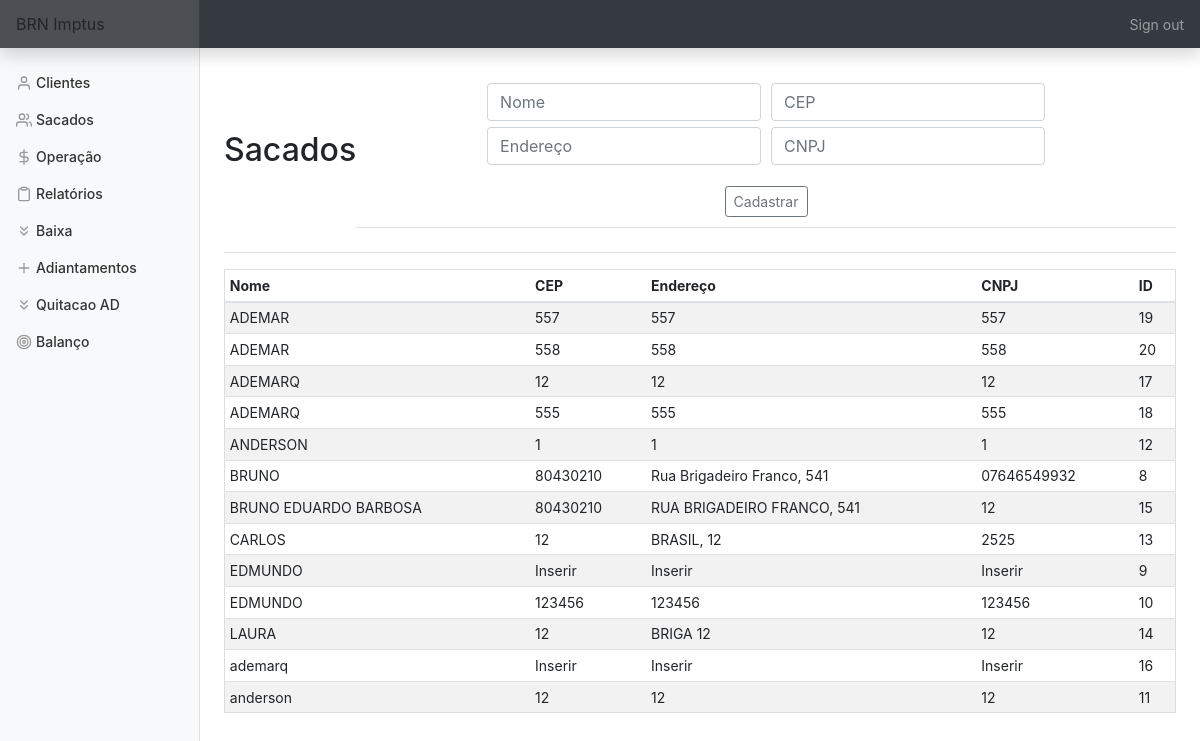
Before: /sacados (signed in) with the older database file.
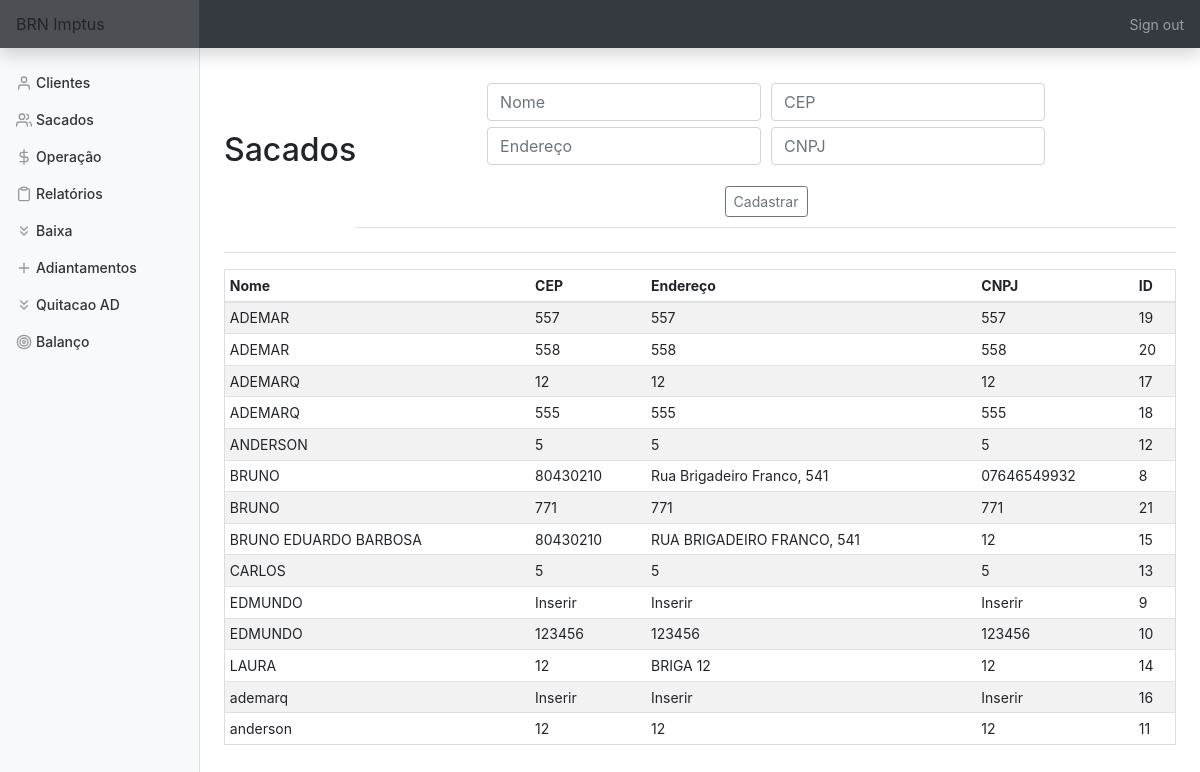
After: the same page with the newer database file.
### tables this page shows
CREATE TABLE sacados (id INTEGER PRIMARY KEY AUTOINCREMENT NOT NULL,
						nome TEXT NOT NULL,
						cep TEXT NOT NULL,
						endereço TEXT NOT NULL, cnpj TEXT);

### app.py (the view, shortened to what this page needs)
@app.route('/sacados', methods=['GET', 'POST'])
@login_required
def sacados():
    con = sqlite3.connect('brn.db')
    con.row_factory = sqlite3.Row
    cur = con.cursor()
    if request.method == 'GET':
        rows = cur.execute('SELECT * FROM sacados ORDER BY nome')
        rows = cur.fetchall()
        return render_template('sacados.html', rows=rows)

### app.py (called while the page is built)
@app.after_request
def after_request(response):
    response.headers["Cache-Control"] = "no-cache, no-store, must-revalidate"
    response.headers["Expires"] = 0
    response.headers["Pragma"] = "no-cache"
    return response

### helper.py (called while the page is built)
def login_required(f):
    @wraps(f)
    def decorated_function(*args, **kwargs):
        if session.get("user_id") is None:
            return redirect("/login")
        return f(*args, **kwargs)
    return decorated_function

### templates/sacados.html (shortened to what this page needs)
{% extends "layout.html" %}
{% block main %}
    <div class='d-flex justify-content-between flex-warp flex-md-nowrap align-items-center pt-3 pb-2 mb-3 border-bottom'>
        <h1 class='h2'>Sacados</h1>
        <div class='d-flex justify-content-between flex-warp flex-md-nowrap align-items-center pt-3 pb-2 mb-3 border-bottom'>
            <form action='sacados' method='POST'>
                <div class='form-group'>
                    <input name='nome' autofocus class='form-control' placeholder='Nome' type='text'>
                    <input name='cep' autofocus class='form-control' placeholder='CEP' type='number'>
                    <input name='endereco' autofocus class='form-control' placeholder='Endereço' type='text'>
                    <input name='cnpj' autofocus class='form-control' placeholder='CNPJ' type='text'>
                </div>
                <button type='submit' class='btn btn-sm btn-outline-secondary'>Cadastrar</button>
            </form>
        </div>
    </div>
    <div class='table-responsive'>
        <table class='table table-striped table-sm'>
            <thead>
                <tr>
                    <th>Nome</th>
                    <th>CEP</th>
                    <th>Endereço</th>
                    <th>CNPJ</th>
                    <th>ID</th>
                </tr>
            </thead>
            <tbody>
                {% for row in rows %}
                    <tr>
                        <td>{{ row['nome'] }}</td>
                        <td>{{ row['cep'] }}</td>
                        <td>{{ row['endereço'] }}</td>
                        <td>{{ row['cnpj'] }}</td>
                        <td>{{ row['id'] }}</td>
                    </tr>
                {% endfor %}
            </tbody>
        </table>
    </div>
{% endblock %}

### templates/layout.html (shortened to what this page needs)
<!DOCTYPE html>
    <html lang="pt-br">
        <head>
            <link rel="stylesheet" href="https://stackpath.bootstrapcdn.com/bootstrap/4.5.2/css/bootstrap.min.css">
            <link href="https://maxcdn.bootstrapcdn.com/bootstrap/4.1.3/css/bootstrap.min.css" rel="stylesheet">
            <link href="/static/styles.css" rel="stylesheet">
        </head>
        <body>
            <nav class='navbar navbar-dark sticky-top bg-dark felx-md-nowrap p-0 shadow'>
                <a class='navbar-brand col-md-3 col-lg-2 mr-0 px-3'>BRN Imptus</a>
                {% if session.user_id %}
                <ul class='navbar-nav px-3'>
                    <li class='nav-item text-nowrap'>
                        <a class='nav-link' href='/logout'>Sign out</a>
                    </li>
                </ul>
                {% endif %}
            </nav>
            <div class='container-fluid'>
                <div class='row'>
                    {% if session.user_id %}
                    <nav id='sidebarMenu' class='col-md-3 col-lg-2 d-md-block bg-light sidebar collapse'>
                        <div class='sidebar-sticky pt-3'>
                            <ul class='nav flex-column'>
                                <li class='nav-item'><a class='nav-link' href='/clientes'><span data-feather='user'></span>Clientes</a></li>
                                <li class='nav-item'><a class='nav-link' href='/sacados'><span data-feather='users'></span>Sacados</a></li>
                                <li class='nav-item'><a class='nav-link' href='/operacao'><span data-feather='dollar-sign'></span>Operação</a></li>
                                <li class='nav-item'><a class='nav-link' href='/relatorios'><span data-feather='clipboard'></span>Relatórios</a></li>
                                <li class='nav-item'><a class='nav-link' href='/baixa'><span data-feather='chevrons-down'></span>Baixa</a></li>
                                <li class='nav-item'><a class='nav-link' href='/adiantamentos'><span data-feather='plus'></span>Adiantamentos</a></li>
                                <li class='nav-item'><a class='nav-link' href='/quitacao'><span data-feather='chevrons-down'></span>Quitacao AD</a></li>
                                <li class='nav-item'><a class='nav-link' href='/balanco'><span data-feather='target'></span>Balanço</a></li>
                            </ul>
                        </div>
                    </nav>
                    {% endif %}
                </div>
            </div>
            <main role='main' class='col-md-9 ml-sm-auto col-lg-10 px-md-4'>
                {% block main %}
                {% endblock %}
            </main>
        </body>
    </html>

### static/styles.css (style rules this page uses)
main .form-control { display: inline-block; width: auto; margin: 3px; }
main { overflow-x: auto; text-align: center; }
main table { text-align: left; border-collapse: collapse; border-spacing: 0; width: 100%; border: 1px solid #ddd; }
main table td, th { text-align: left; padding: 16px; }
button { margin: 2px; }
body { font-size: .875rem; height:100%; }
.feather { width: 16px; height: 16px; vertical-align: text-bottom; }
.sidebar { position: fixed; top: 0; bottom: 0; left: 0; z-index: 100; padding: 48px 0 0; box-shadow: inset -1px 0 0 rgba(0, 0, 0, .1); }
.sidebar-sticky { position: relative; top: 0; height: calc(100vh - 48px); padding-top: .5rem; overflow-x: hidden; overflow-y: auto; }
.sidebar .nav-link { font-weight: 500; color: #333; }
.sidebar .nav-link .feather { margin-right: 4px; color: #999; }
.navbar-brand { padding-top: .75rem; padding-bottom: .75rem; font-size: 1rem; background-color: rgba(201, 195, 195, 0.158); box-shadow: inset -1px 0 0 rgba(0, 0, 0, .25); }

Changed rows visible on the page:
changed sacados "ANDERSON": cep "1" → "5"; endereço "1" → "5"; cnpj "1" → "5"
added sacados: nome "BRUNO", cep "771", endereço "771", cnpj "771", id "21"
changed sacados "CARLOS": cep "12" → "5"; endereço "BRASIL, 12" → "5"; cnpj "2525" → "5"
